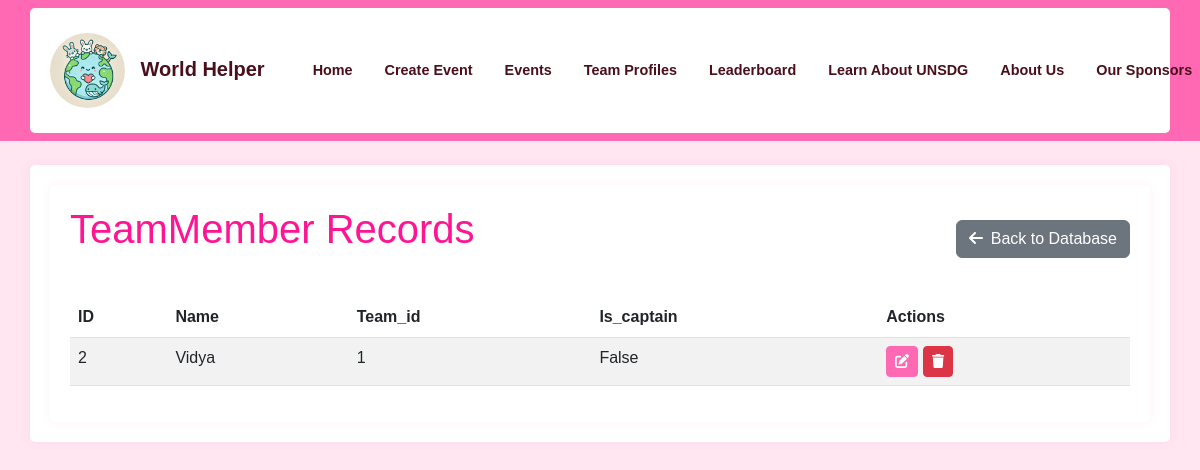
The page /database/TeamMember on the database its author committed.
### app/models.py (models this page shows)
class TeamMember(db.Model):
    id = db.Column(db.Integer, primary_key=True)
    name = db.Column(db.String(64), nullable=False)
    team_id = db.Column(db.Integer, db.ForeignKey('team.id', ondelete='CASCADE'), nullable=False)
    is_captain = db.Column(db.Boolean, default=False)
    __table_args__ = (
        db.UniqueConstraint('team_id', 'name', name='unique_member_per_team'),
    )
    def to_dict(self):
        return {
            'id': self.id,
            'name': self.name,
            'team_id': self.team_id,
            'is_captain': self.is_captain
        }

### app/admin/routes.py (the view)
@bp.route('/database/<model_name>')
def view_model(model_name):
    models = {
        'Team': Team,
        'Event': Event,
        'TeamMember': TeamMember,
        'BingoCard': BingoCard,
        'Notification': Notification,
        'EventVerification': EventVerification
    }
    if model_name not in models:
        flash(('Invalid model name', request.path), 'error')
        return redirect(url_for('admin.manage_database'))
    model = models[model_name]
    records = model.query.all()
    records = [record.to_dict() for record in records]  # Convert to dictionaries
    return render_template('admin/view_model.html', model_name=model_name, records=records)

### app/templates/admin/view_model.html (shortened to what this page needs)
{% extends "base.html" %}
{% block content %}
<div class="container">
    <div class="d-flex justify-content-between align-items-center mb-4">
        <h1>{{ model_name }} Records</h1>
        <a href="{{ url_for('admin.manage_database') }}" class="btn btn-secondary">
            <i class="fas fa-arrow-left me-2"></i>Back to Database
        </a>
    </div>
    {% if records %}
    <div class="table-responsive">
        <table class="table table-striped table-hover">
            <thead>
                <tr>
                    <th>ID</th>
                    {% for key in records[0].keys() %}
                    {% if key != 'id' %}
                    <th>{{ key|title }}</th>
                    {% endif %}
                    {% endfor %}
                    <th>Actions</th>
                </tr>
            </thead>
            <tbody>
                {% for record in records %}
                <tr>
                    <td>{{ record.id }}</td>
                    {% for key, value in record.items() %}
                    {% if key != 'id' %}
                    <td>
                        {% if key.endswith('_at') and value %}
                            {{ value|datetime }}
                        {% else %}
                            {{ value }}
                        {% endif %}
                    </td>
                    {% endif %}
                    {% endfor %}
                    <td>
                        <button class="btn btn-primary btn-sm" onclick="openEditModal('{{ model_name }}', {{ record.id }})">
                            <i class="fas fa-edit"></i>
                        </button>
                        <form method="POST"
                              action="{{ url_for('admin.delete_record', model_name=model_name, id=record.id) }}"
                              class="d-inline"
                              onsubmit="return confirm('Are you sure you want to delete this record?')">
                            <button type="submit" class="btn btn-danger btn-sm">
                                <i class="fas fa-trash"></i>
                            </button>
                        </form>
                    </td>
                </tr>
                {% endfor %}
            </tbody>
        </table>
    </div>
    {% else %}
    <div class="alert alert-info">
        <i class="fas fa-info-circle me-2"></i>No records found for {{ model_name }}
    </div>
    {% endif %}
</div>
{% endblock %}

### app/static/css/custom.css (style rules this page uses)
:root { --pink-primary: #FF1493; --pink-secondary: #FF69B4; --pink-light: #FFE6F0; --pink-border: #FFCCE6; --pink-hover: #FF1493; --pink-dark: #4a0e1c; }
body { font-family: 'Arial', sans-serif; background-color: var(--pink-light); }
.container { background-color: #ffffff; border-radius: 5px; padding: 20px; box-shadow: 0 0 10px rgba(255, 105, 180, 0.1); }
h1, .world-helper-title { color: var(--pink-primary); margin-bottom: 20px; }
.btn-primary { background-color: var(--pink-secondary); border-color: var(--pink-secondary); }

### rows shown on the page
TeamMember: id "2", name "Vidya", record "1" "False"

### other values the page prints
{{ model_name }} "TeamMember"
{{ key|title }} "Name" "Team_id" "Is_captain"
